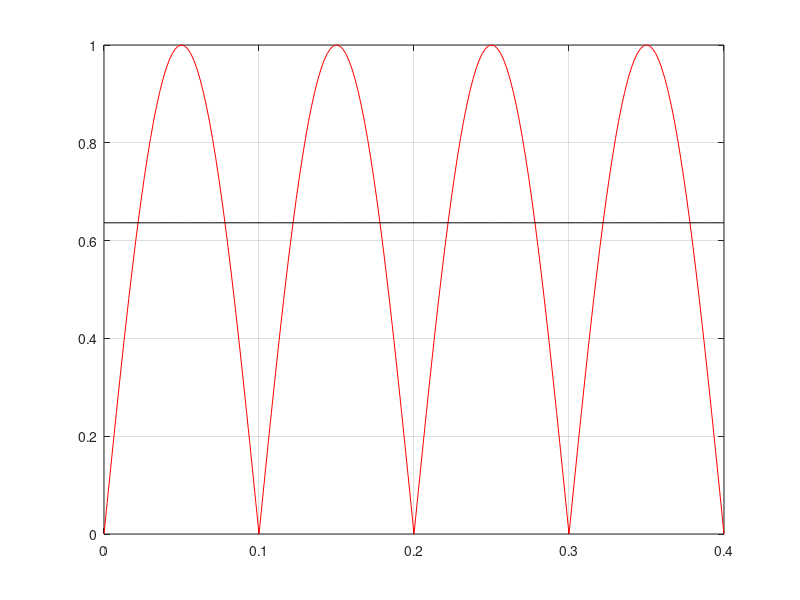

Reproduce this figure in MATLAB.
clear ; 
% Gerar a forma de onda 
T = 0.2
f = 1/T
w = 2*pi*f
A = 10
nT = 2*T
dt = T/100
t = 0 : dt : nT ;
n = length(t) 
for i = 1 : n
 y(i) = sin (w*t(i)) ;
 if ( y(i) < 0.0 )
 y(i) = -1*y(i) ;
end
end
stem (t,y, 'r') ; grid ; 
% Calculo do valor medio
soma = 0 ;
for i = 1 : n
 soma = soma + dt * y(i) ;
end 
media = 1/nT * soma ;
for i = 1 : n 
 ym(i) = media ; 
end
plot(t,y,'r',t,ym,'k') ; grid